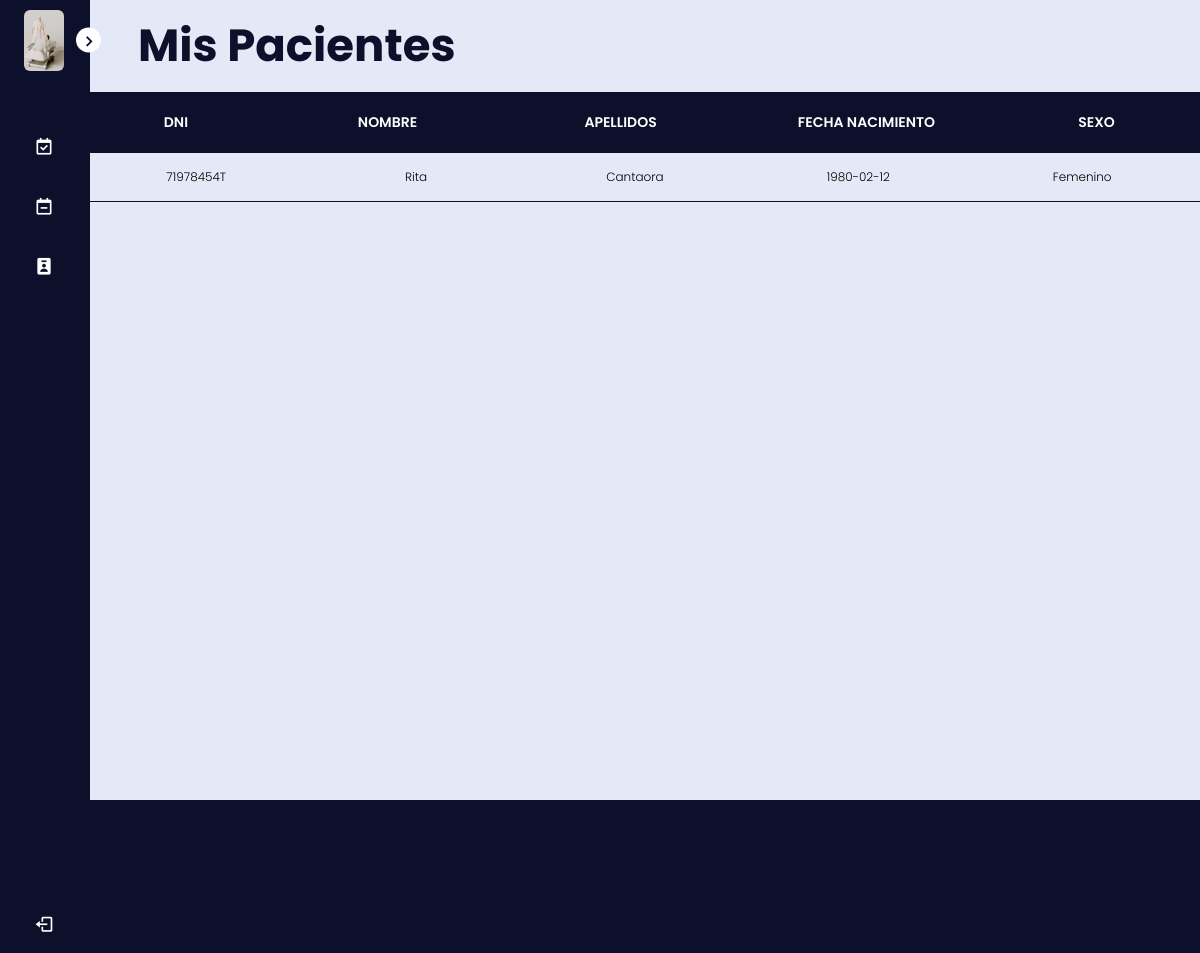
/medico/ver-pacientes.php (signed in), run on the app's committed database.
### tables this page shows
CREATE TABLE `pacientes` (
  `dniPac` varchar(10) NOT NULL,
  `pacNombres` varchar(50) NOT NULL,
  `pacApellidos` varchar(50) NOT NULL,
  `pacFechaNacimiento` date NOT NULL,
  `pacSexo` enum('Masculino','Femenino') NOT NULL
);

### medico/ver-pacientes.php (the view, shortened to what this page needs)
<!DOCTYPE html>
<html lang="en">
<head>
    <link rel="stylesheet" href="../assets/css/style.css">
    <link href='https://unpkg.com/boxicons@2.1.1/css/boxicons.min.css' rel='stylesheet'>
</head>
<body>
    <?php
    $con = mysqli_connect('localhost', 'Medico', 'mEdrrr033IcO', 'Clinica');
    if ($_SESSION['usutipo'] == 'Medico') {
        $sql = "SELECT DISTINCT pacientes.* FROM pacientes,citas,medicos WHERE citas.citPaciente=pacientes.dniPac AND citas.citMedico='$_SESSION[dni]'";
        $result = mysqli_query($con, $sql);
        $filas = mysqli_num_rows($result);
    } else {
        $error = "No tienes permisos.";
        $aviso = "Inicie sesión como médico para poder realizar la operación.";
        header("Refresh:4; url=../logout.php", true);
    }
    ?>
    <nav class="sidebar close">
        <header>
            <div class="image-text">
                <span class="image">
                    <img src="../assets/img/scene.jpg" alt="foto perfil">
                </span>
            </div>
            <i class='bx bx-chevron-right toggle'></i>
        </header>
        <div class="menu-bar">
        <div class="menu">
                <ul class="menu-links">
                <li class="nav-link">
                        <a href="ver-pacientes.php">
                        <i class='bx bx-calendar-check icon'></i>
                        </a>
                    </li>
                    <li class="nav-link">
                        <a href="citas-pendientes.php">
                        <i class='bx bx-calendar-minus icon' ></i>
                        </a>
                    </li>
                    <li class="nav-link">
                        <a href="#">
                        <i class='bx bxs-user-badge icon'></i>
                        </a>
                    </li>
                </ul>
            </div>
            <div class="bottom-content">
                <li>
                    <a href="../logout.php">
                        <i class='bx bx-log-out icon'></i>
                    </a>
                </li>
            </div>
        </div>
    </nav>
    <section class="home">
        <div class="text">
            <h1>Mis Pacientes</h1>
        </div>
        <div class="tabla">
            <div class="tbl-header">
                <table cellpadding="0" cellspacing="0" border="0">
                    <thead>
                        <tr>
                            <th>DNI</th>
                            <th>Nombre</th>
                            <th>Apellidos</th>
                            <th>Fecha Nacimiento</th>
                            <th>Sexo</th>
                        </tr>
                    </thead>
                </table>
            </div>
            <div class="tbl-content">
                <table cellpadding="0" cellspacing="0" border="0">
                    <tbody>
                        <?php
                        if ($filas != 0) {
                            while ($registro = mysqli_fetch_row($result)) {
                        ?>
                                <tr>
                                    <td><?php echo $registro[0]; ?></td>
                                    <td><?php echo $registro[1]; ?></td>
                                    <td><?php echo $registro[2]; ?></td>
                                    <td><?php echo $registro[3]; ?></td>
                                    <td><?php echo $registro[4]; ?></td>
                                </tr>
                        <?php
                            }
                        } else {
                            echo "<tr><td>No hay pacientes en el registro</td></tr>";
                        }
                        ?>
                    </tbody>
                </table>
            </div>
        </div>
    </section>
</body>
</html>

### assets/css/style.css (style rules this page uses)
* { margin: 0; padding: 0; box-sizing: border-box; font-family: 'Poppins', sans-serif; }
:root { --body-color: #E4E9F7; --sidebar-color: #0C102B; --primary-color: #0C102B; --primary-color-light: #F6F5FF; --text-color: #0C102B; --tran-03: all 0.2s ease; --tran-03: all 0.3s ease; --tran-04: all 0.3s ease; --tran-05: all 0.3s ease; }
body { min-height: 100vh; background-color: #0C102B; transition: var(--tran-05); }
h1 { color: #0C102B; }
.sidebar { position: fixed; top: 0; left: 0; height: 100%; width: 250px; padding: 10px 14px; background: #0C102B; transition: var(--tran-05); z-index: 100; }
.sidebar.close { width: 90px; }
.sidebar li { height: 50px; list-style: none; display: flex; align-items: center; margin-top: 10px; }
.sidebar header .image, .sidebar .icon { min-width: 60px; border-radius: 6px; }
.sidebar .icon { min-width: 60px; border-radius: 6px; height: 100%; display: flex; align-items: center; justify-content: center; font-size: 20px; }
.sidebar .text, .sidebar .icon { color: #fff; transition: var(--tran-03); }
.sidebar header { position: relative; }
.sidebar header .image-text { display: flex; align-items: center; }
.sidebar header .image { display: flex; align-items: center; justify-content: center; }
.sidebar header .image img { width: 40px; border-radius: 6px; }
.sidebar header .toggle { position: absolute; top: 50%; right: -25px; transform: translateY(-50%) rotate(180deg); height: 25px; width: 25px; background-color: #fff; color: #0C102B; border-radius: 50%; display: flex; align-items: center; justify-content: center; font-size: 22px; cursor: pointer; transition: var(--tran-05); }
.sidebar.close .toggle { transform: translateY(-50%) rotate(0deg); }
.sidebar .menu { margin-top: 40px; }
.sidebar li a { list-style: none; height: 100%; background-color: transparent; color: #fff; display: flex; align-items: center; height: 100%; width: 100%; border-radius: 6px; text-decoration: none; transition: var(--tran-03); }
.sidebar .menu-bar { height: calc(100% - 55px); display: flex; flex-direction: column; justify-content: space-between; overflow-y: scroll; }
.home { position: absolute; top: 0; top: 0; left: 250px; height: 100vh; width: calc(100% - 250px); background-color: var(--body-color); transition: var(--tran-05); }
.home .text { font-size: 30px; font-weight: 500; padding: 12px 60px; }
.sidebar.close ~ .home { left: 78px; height: 100vh; width: calc(100% - 78px); }
.tabla { width:100%; table-layout: fixed; }
.tbl-header { background-color: #0C102B; }
.tbl-content { width:100%; height: 800px; overflow-x: auto; margin-top: 0px; border-bottom: 1px solid #0C102B; }
th { width: 1300px; padding: 20px; text-align: center; font-weight: 600; font-size: 14px; color: #fff; text-transform: uppercase; }
td { width: 1300px; padding: 15px; text-align: center; vertical-align:middle; font-weight: 300; font-size: 12px; color: #000; border-bottom: solid 1px #0C102B; }

### data on the page
pacientes: dniPac "71978454T", pacNombres "Rita", pacApellidos "Cantaora", pacFechaNacimiento "1980-02-12", pacSexo "Femenino"
